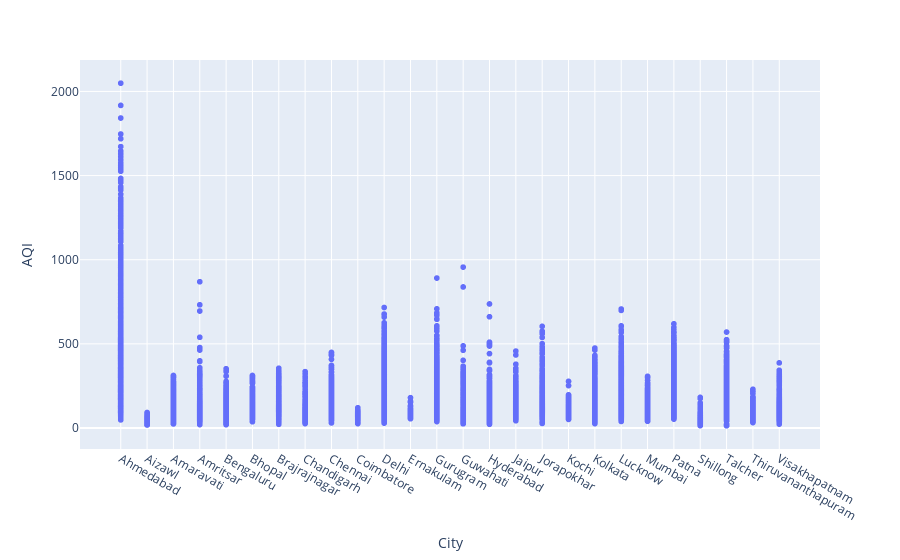

Here is the notebook cell this chart was saved with:
### Markdown cell above
## Exploratory Data Analysis

### Code cell
import plotly.express as px

plot1 = px.scatter(data , x = "City", y = "AQI")

plot1.show()

### Figure 1 — Plotly figure (JSON) as saved in the notebook; plotly's stock layout.template omitted (floating-point values rounded to 4 significant figures; data arrays with more than 128 entries replaced by an {"elided": "..."} marker saying what was removed)
{"data": [{"hovertemplate": "City=%{x}<br>AQI=%{y}<extra></extra>", "legendgroup": "", "marker": {"color": "#636efa", "symbol": "circle"}, "mode": "markers", "name": "", "showlegend": false, "type": "scattergl", "x": {"elided": "29531 str values"}, "xaxis": "x", "y": {"elided": "29531 int values"}, "yaxis": "y"}], "layout": {"legend": {"tracegroupgap": 0}, "margin": {"t": 60}, "xaxis": {"anchor": "y", "domain": [0, 1], "title": {"text": "City"}}, "yaxis": {"anchor": "x", "domain": [0, 1], "title": {"text": "AQI"}}}}
